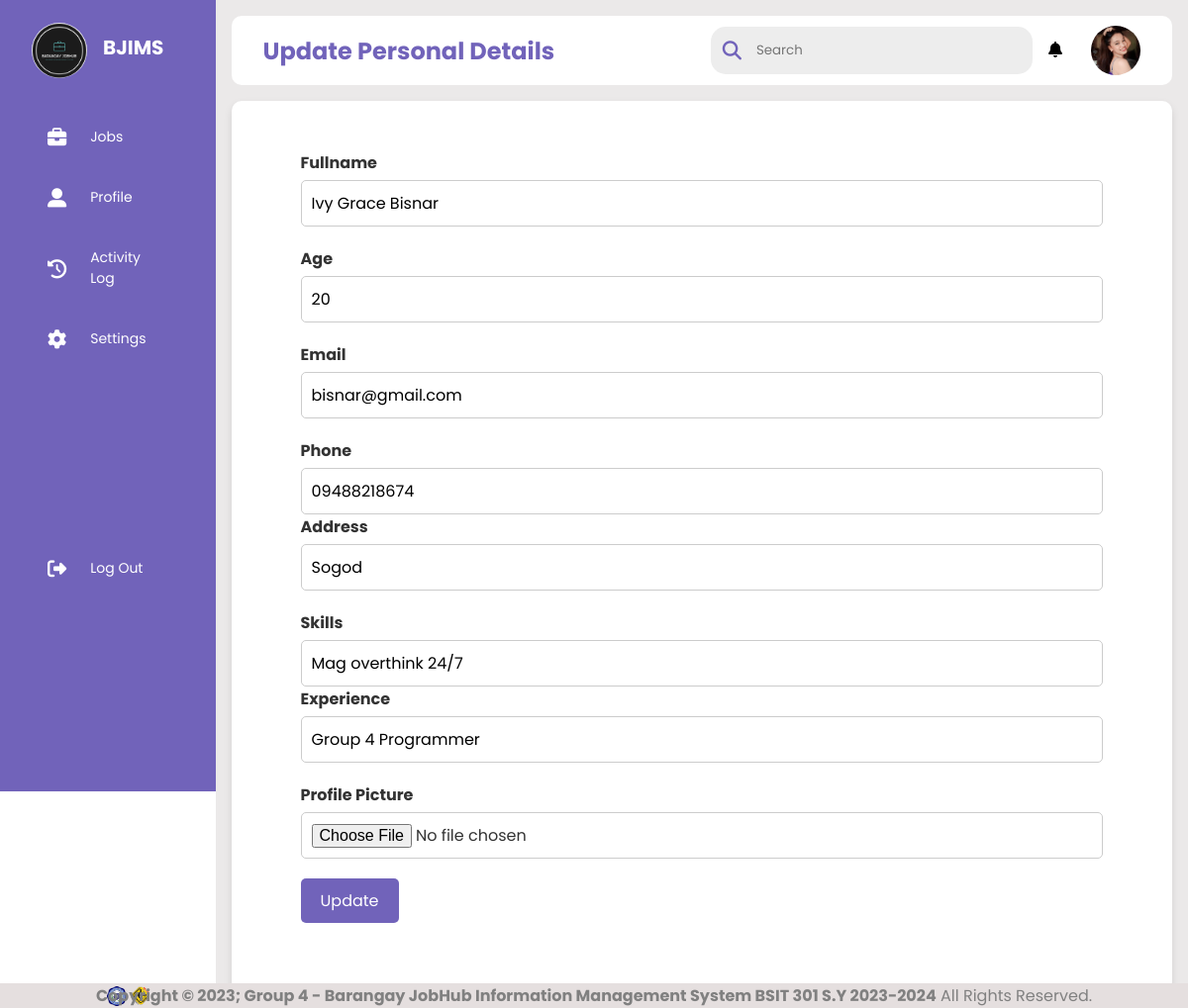
The page /jobseekers/update.php (signed in) on the database as committed earlier.
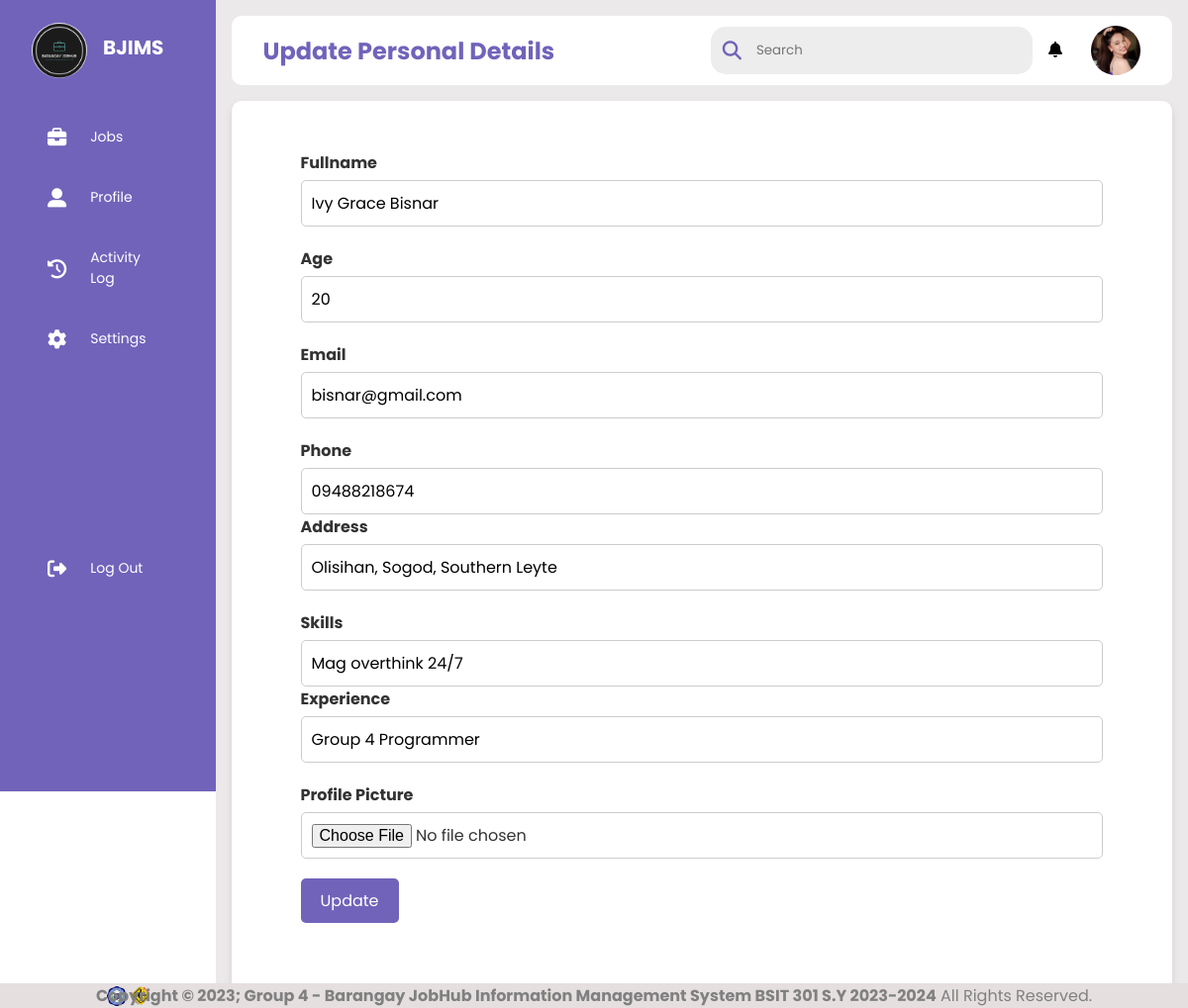
The same page on the database as committed later.
### tables this page shows
CREATE TABLE `jobseeker` (
  `id` int(100) NOT NULL,
  `name` varchar(100) DEFAULT NULL,
  `age` int(11) DEFAULT NULL,
  `address` varchar(100) DEFAULT NULL,
  `phone` varchar(100) DEFAULT NULL,
  `skills` varchar(100) DEFAULT NULL,
  `experience` varchar(100) DEFAULT NULL,
  `email` varchar(100) NOT NULL,
  `password` varchar(100) NOT NULL,
  `image` varchar(100) NOT NULL,
  `summary` varchar(255) DEFAULT NULL
);

### jobseekers/update.php (the view, shortened to what this page needs)
<?php
include '../connection.php';
$user_id = $_SESSION['user_id'];
$select = mysqli_query($conn, "SELECT * FROM `jobseeker` WHERE id = '$user_id'") or die('query failed');
if(mysqli_num_rows($select) > 0){
    $fetch = mysqli_fetch_assoc($select);
}
?>
<!DOCTYPE html>
<html lang="en">
    <head>
        <link rel="stylesheet" href="../css/style.css"/>
        <link rel="stylesheet" href="https://cdnjs.cloudflare.com/ajax/libs/font-awesome/6.4.0/css/all.min.css"/>
    </head>
    <body>
        <?php include("sidebar.php") ?>
        <div class="main--content">
            <div class="header--wrapper">
                <div class="header--title">
                    <h2>Update Personal Details</h2>
                </div>
                <div class="user--info">
                    <div class="search--box">
                        <i class="fas fasolid fa-search"></i>
                        <input type="text" id="myInput" placeholder="Search" class="form-control"/>
                    </div>
                    <div class="notification">
                        <div class="notif-icon" onclick="toggleNotifi()">
                            <i class="fas fa-bell"></i>
                        </div>
                    </div>
                    <?php
                        if($fetch['image'] == ''){
                            echo '<img src="../images/default-avatar.png">';
                        }else{
                            echo '<img src="../uploaded_img/'.$fetch['image'].'">';
                        }
                    ?>
                </div>
            </div>
            <div class="form-container">
            <?php
                $select = mysqli_query($conn, "SELECT * FROM `jobseeker` WHERE id = '$user_id'") or die('query failed');
                if(mysqli_num_rows($select) > 0){
                    $fetch = mysqli_fetch_assoc($select);
                }
            ?>
                    <div class="form-group">
                        <div class="col-md-6">
                            <label>Fullname</label>
                            <input type="text" name="update_name" value="<?php echo $fetch['name']; ?>" class="form-control" placeholder="Fullname" required>
                        </div>
                    </div>
                    <div class="form-group">
                        <div class="col-md-6">
                            <label>Age</label>
                            <input type="text" name="update_age" value="<?php echo $fetch['age'];?>" class="form-control" required>
                        </div>
                    </div>
                    <div class="form-group">
                        <div class="col-md-6">
                            <label>Email</label>
                            <input type="email" name="update_email" value="<?php echo $fetch['email'];?>" class="form-control" required>
                        </div>
                    </div>
                    <div class="form-group">
                        <div class="col-md-3">
                            <label>Phone</label>
                            <input type="text" name="update_phone" value="<?php echo $fetch['phone'];?>" class="form-control" placeholder="Phone" required>
                        </div>
                        <div class="col-md-6">
                            <label>Address</label>
                            <input type="text" name="update_address" value="<?php echo $fetch['address'];?>" class="form-control" placeholder="Address" required>
                        </div>
                    </div>
                    <div class="form-group">
                        <div class="col-md-6">
                            <label>Skills</label>
                            <input type="text" name="update_skills" value="<?php echo $fetch['skills'];?>" class="form-control" placeholder="Skills" required>
                        </div>
                        <div class="col-md-6">
                            <label>Experience</label>
                            <input type="text" name="update_experience" value="<?php echo $fetch['experience'];?>" class="form-control" placeholder="Experience" required>
                        </div>
                    </div>
                    <div class="form-group">
                        <div class="col-md-6">
                        <label>Profile Picture</label>
                            <input type="file" name="update_image" accept="image/jpg, image/jpeg, image/png"">
                        </div>
                    </div>
                    <div class="form-group" style="margin-top:1%">
                        <div class="col-md-6">
                            <button type="submit" name="update_profile" class="btn btn-warning">Update</button>
                        </div>
                    </div>
            </div>
        </div>
        <?php include("../footer/footer.php") ?>
    </body>
</html>

Rows that differ between the two databases and show on the page:
changed jobseeker "Ivy Grace Bisnar": update_address "Sogod" → "Olisihan, Sogod, Southern Leyte"
